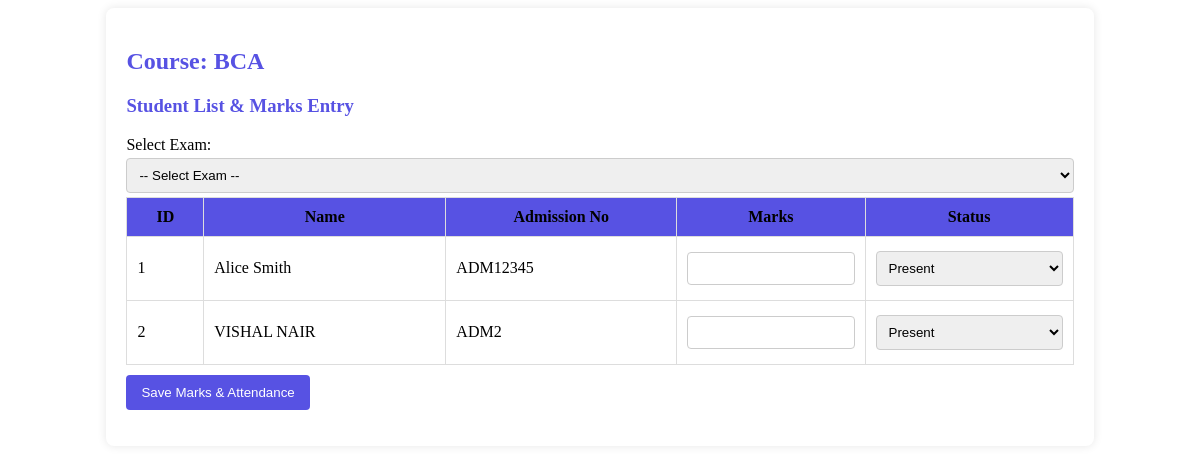
/ClassTeacher/AddResuts.php (signed in), run on the app's committed database.
### tables this page shows
CREATE TABLE `tblcourse` (
  `course_id` int(11) NOT NULL,
  `course_name` varchar(30) NOT NULL,
  `course_start` year(4) NOT NULL
);

CREATE TABLE `tblstudents` (
  `std_id` int(10) NOT NULL,
  `std_firstName` varchar(255) NOT NULL,
  `std_lastName` varchar(255) NOT NULL,
  `std_otherName` varchar(255) DEFAULT NULL,
  `std_admissionNumber` varchar(255) NOT NULL,
  `std_password` varchar(50) NOT NULL,
  `std_dateCreated` varchar(50) NOT NULL,
  `std_email` varchar(255) NOT NULL DEFAULT 'not_provided@example.com',
  `std_phone_number` varchar(20) NOT NULL DEFAULT '0000000000',
  `stud_dob` date DEFAULT NULL,
  `std_address` text NOT NULL,
  `std_aadhar_no` int(14) NOT NULL,
  `std_parent_name` varchar(30) NOT NULL,
  `std_parent_ph` int(12) NOT NULL,
  `std_status` int(11) NOT NULL DEFAULT 2
);

### ClassTeacher/AddResuts.php (the view, shortened to what this page needs)
<?php
include '../Includes/dbcon.php';
$teacher_id = $_SESSION['userId'];
$teacherCourseQuery = "SELECT course_id FROM tblcourseincharge WHERE tea_id = $teacher_id AND isActive = 1 LIMIT 1";
$teacherCourseResult = $conn->query($teacherCourseQuery);
$teacherCourseInfo = $teacherCourseResult->fetch_assoc();
$course_id = $teacherCourseInfo['course_id'];
$courseNameQuery = "SELECT course_name FROM tblcourse WHERE course_id = $course_id";
$courseNameResult = $conn->query($courseNameQuery);
$courseNameInfo = $courseNameResult->fetch_assoc();
$studentsQuery = "SELECT s.std_id, s.std_firstName, s.std_lastName, s.std_otherName, s.std_admissionNumber
                  FROM tblstudents s
                  JOIN tblcoursetaken ct ON s.std_id = ct.std_id
                  WHERE ct.course_id = " . $course_id . " AND ct.isActive = 1";
$studentsResult = $conn->query($studentsQuery);
$examsQuery = "SELECT exam_id, subject_name FROM tblexam";
$examsResult = $conn->query($examsQuery);
?>
<div class="container">
    <main>
        <h2>Course: <?php echo $courseNameInfo['course_name']; ?></h2>
        <h3 class="heading">Student List & Marks Entry</h3>
        <?php if ($studentsResult->num_rows > 0 && $examsResult->num_rows > 0): ?>
            <form method="post" action="save_marks.php">
                <div class="form-group">
                    <label for="exam_id">Select Exam:</label>
                    <select name="exam_id" id="exam_id" required>
                        <option value="">-- Select Exam --</option>
                    </select>
                </div>
                <table class="table">
                    <thead>
                        <tr>
                            <th>ID</th>
                            <th>Name</th>
                            <th>Admission No</th>
                            <th>Marks</th>
                            <th>Status</th>
                        </tr>
                    </thead>
                    <tbody>
                        <?php
                        $sn = 0;
                        while ($student = $studentsResult->fetch_assoc()):
                            $sn++;
                        ?>
                            <tr>
                                <td><?php echo $sn; ?></td>
                                <td><?php echo $student['std_firstName'] . ' ' . $student['std_lastName']; ?></td>
                                <td><?php echo $student['std_admissionNumber']; ?></td>
                                <td>
                                    <input type="number" name="marks[<?php echo $student['std_id']; ?>]" min="0" max="100" required>
                                </td>
                                <td>
                                    <select name="status[<?php echo $student['std_id']; ?>]" required>
                                        <option value="1">Present</option>
                                    </select>
                                </td>
                            </tr>
                        <?php endwhile; ?>
                    </tbody>
                </table>
                <button type="submit" name="save_marks">Save Marks & Attendance</button>
            </form>
        <?php else: ?>
            <div class="alert">No students or exams found!</div>
        <?php endif; ?>
    </main>
</div>

### ClassTeacher/AddResuts.php (style rules this page uses)
.container { width: 80%; margin: 0 auto; padding: 20px; background-color: #fff; border-radius: 8px; box-shadow: 0 0 10px rgba(0, 0, 0, 0.1); }
h1, h2 { color: #5752e3; }
table { width: 100%; border-collapse: collapse; }
th, td { padding: 10px; border: 1px solid #ddd; }
th { background-color: #5752e3; }
input[type="number"], select { width: 100%; padding: 8px; margin: 4px 0; border: 1px solid #ccc; border-radius: 4px; }
button { background-color: #5752e3; color: white; padding: 10px 15px; border: none; border-radius: 4px; cursor: pointer; margin-top: 10px; }
.heading { color: #5752e3; }

### data on the page
tblcourse: course_name "BCA"
tblstudents: std_firstName "Alice", std_lastName "Smith", std_admissionNumber "ADM12345", std_id "Present"
tblstudents: std_firstName "VISHAL", std_lastName "NAIR", std_admissionNumber "ADM2", std_id "Present"
